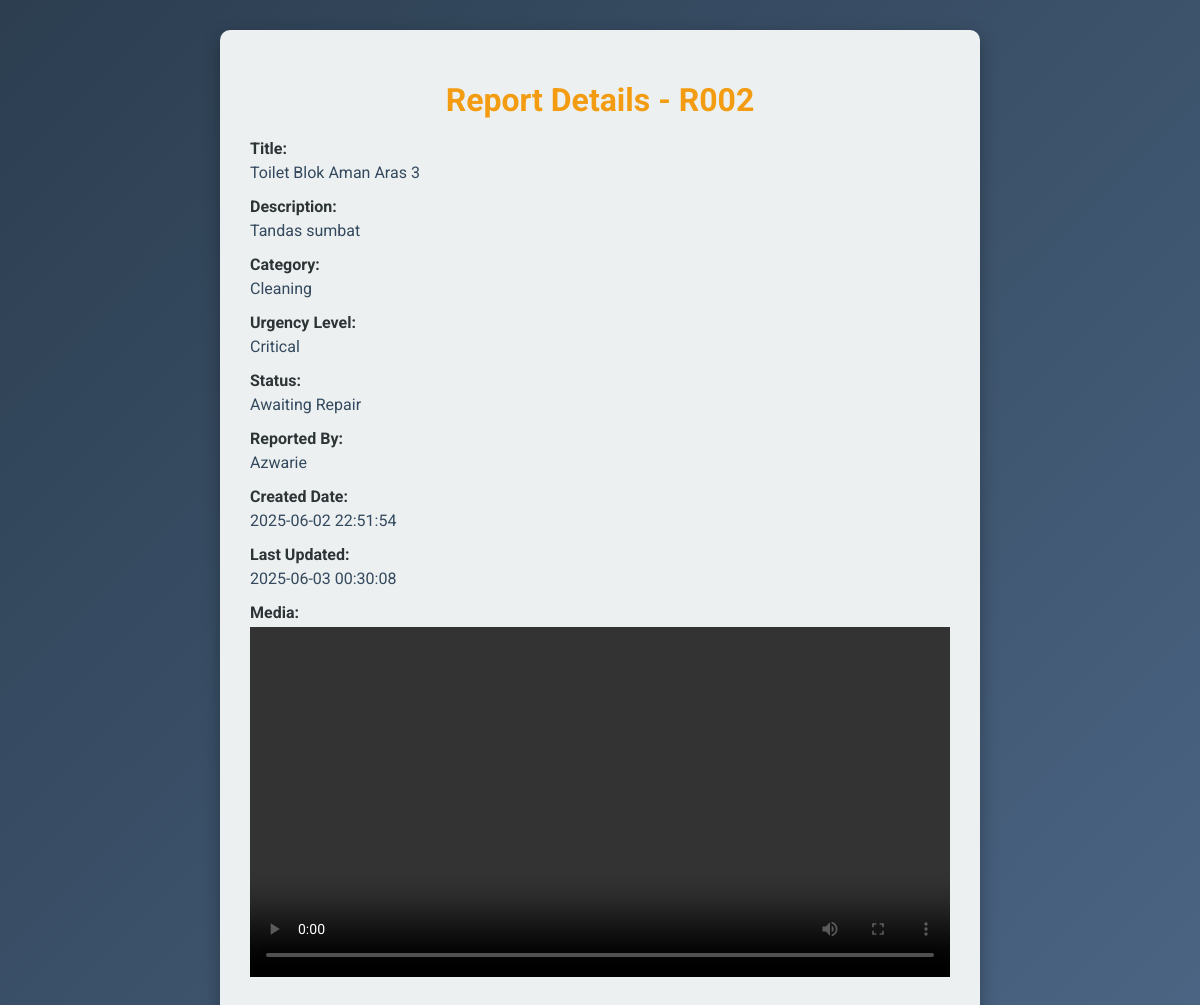
Screenshot of /maintenance_report_detail.php?report_id=R002 with the database file from the repository.
### tables this page shows
CREATE TABLE `report` (
  `ReportID` varchar(10) NOT NULL,
  `Title` varchar(255) NOT NULL,
  `Description` text DEFAULT NULL,
  `UrgencyLevel` enum('Low','Medium','High','Critical') NOT NULL,
  `Status` enum('Reported','Awaiting Repair','In Progress','Pending Approval','Completed') NOT NULL DEFAULT 'Reported',
  `StaffID` varchar(10) NOT NULL,
  `CategoryID` varchar(10) NOT NULL,
  `CreatedDate` datetime NOT NULL DEFAULT current_timestamp(),
  `LastUpdatedDate` datetime NOT NULL DEFAULT current_timestamp() ON UPDATE current_timestamp(),
  `AISuggestion` text DEFAULT NULL
);

CREATE TABLE `category` (
  `CategoryID` varchar(10) NOT NULL,
  `CategoryType` varchar(100) NOT NULL
);

CREATE TABLE `staff` (
  `StaffID` varchar(10) NOT NULL,
  `StaffName` varchar(100) NOT NULL,
  `PhoneNum` varchar(20) DEFAULT NULL,
  `Password` varchar(255) NOT NULL,
  `Role` enum('Admin','Maintenance') NOT NULL DEFAULT 'Maintenance',
  `Position` varchar(50) DEFAULT NULL
);

CREATE TABLE `mediafile` (
  `MediaID` varchar(10) NOT NULL,
  `MediaType` enum('Image','Video') NOT NULL,
  `FilePath` varchar(255) NOT NULL,
  `ReportID` varchar(10) NOT NULL,
  `UploadDateTime` datetime NOT NULL DEFAULT current_timestamp()
);

### maintenance_report_detail.php (the view, shortened to what this page needs)
<?php
include 'connection.php';
$reportID = $_GET['report_id'];
$stmt = $conn->prepare("
    SELECT r.ReportID, r.Title, r.Description, r.UrgencyLevel, r.Status, r.CreatedDate, r.LastUpdatedDate, r.AISuggestion,
           s.StaffName, c.CategoryType
    FROM Report r
    JOIN Staff s ON r.StaffID = s.StaffID
    JOIN Category c ON r.CategoryID = c.CategoryID
    WHERE r.ReportID = ?
");
$stmt->bind_param("s", $reportID);
$stmt->execute();
$result = $stmt->get_result();
$report = $result->fetch_assoc();
$stmtMedia = $conn->prepare("SELECT MediaType, FilePath FROM MediaFile WHERE ReportID = ?");
$stmtMedia->bind_param("s", $reportID);
$stmtMedia->execute();
$mediaResult = $stmtMedia->get_result();
$aiSuggestion = $report['AISuggestion'];
if (empty($aiSuggestion)) {
    if ($mediaResult->num_rows > 0) {
        $mediaResult->data_seek(0);
    }
}
?>
<!DOCTYPE html>
<html lang="en">
<head>
</head>
<body>
  <div class="container">
    <h1>Report Details - <?php echo htmlspecialchars($report['ReportID']); ?></h1>
    <div class="detail-item">
      <div class="label">Title:</div>
      <div><?php echo htmlspecialchars($report['Title']); ?></div>
    </div>
    <div class="detail-item">
      <div class="label">Description:</div>
      <div><?php echo nl2br(htmlspecialchars($report['Description'])); ?></div>
    </div>
     <div class="detail-item">
      <div class="label">Category:</div>
      <div><?php echo htmlspecialchars($report['CategoryType']); ?></div>
    </div>
    <div class="detail-item">
      <div class="label">Urgency Level:</div>
      <div><?php echo htmlspecialchars($report['UrgencyLevel']); ?></div>
    </div>
    <div class="detail-item">
      <div class="label">Status:</div>
      <div><?php echo htmlspecialchars($report['Status']); ?></div>
    </div>
    <div class="detail-item">
      <div class="label">Reported By:</div>
      <div><?php echo htmlspecialchars($report['StaffName']); ?></div>
    </div>
    <div class="detail-item">
      <div class="label">Created Date:</div>
      <div><?php echo htmlspecialchars($report['CreatedDate']); ?></div>
    </div>
    <div class="detail-item">
      <div class="label">Last Updated:</div>
      <div><?php echo htmlspecialchars($report['LastUpdatedDate']); ?></div>
    </div>
    <?php if ($mediaResult->num_rows > 0): ?>
      <div class="detail-item">
        <div class="label">Media:</div>
        <div class="media-gallery">
          <?php while ($media = $mediaResult->fetch_assoc()): ?>
            <?php if ($media['MediaType'] === 'Image'): ?>
              <img src="<?php echo htmlspecialchars($media['FilePath']); ?>" alt="Report Image" style="max-width: 100%; height: auto; margin-bottom: 10px;">
            <?php elseif ($media['MediaType'] === 'Video'): ?>
              <video width="100%" controls>
                <source src="<?php echo htmlspecialchars($media['FilePath']); ?>" type="video/mp4">
              </video>
            <?php endif; ?>
          <?php endwhile; ?>
        </div>
      </div>
    <?php endif; ?>
  </div>
</body>
</html>

### maintenance_report_detail.php (style rules this page uses)
body { font-family: 'Roboto', sans-serif; background: linear-gradient(135deg, #2c3e50, #4b6584); margin: 0; padding: 30px; color: #34495e; }
.container { max-width: 700px; margin: auto; background: #ecf0f1; border-radius: 10px; padding: 30px; box-shadow: 0 6px 18px rgba(0,0,0,0.3); }
h1 { color: #f39c12; margin-bottom: 20px; text-align: center; }
.detail-item { margin-bottom: 15px; }
.label { font-weight: 700; margin-bottom: 5px; color: #2d3436; }

### rows the page displays
report: ReportID "R002", Title "Toilet Blok Aman Aras 3", Description "Tandas sumbat", CategoryID.CategoryType "Cleaning", UrgencyLevel "Critical", Status "Awaiting Repair", StaffID.StaffName "Azwarie", CreatedDate "2025-06-02 22:51:54", LastUpdatedDate "2025-06-03 00:30:08"
